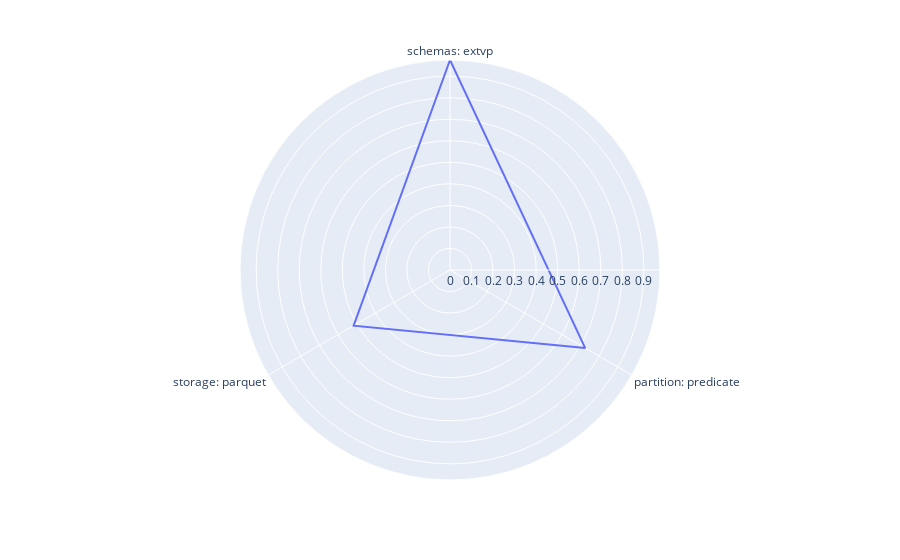

Notebook source saved alongside this figure:
### Markdown cell above
<small>Ranking over one dimension is insufficient when it counts multiple dimensions. The presence of trade-offs reduces the accuracy of single dimension ranking functions which could be seen in the radar plot below.</small><br><br>
<small>This method returns a radar chart that shows the presence of trade-offs by using the single dimension ranking criterion that reduces the accuracy of the other dimensions</small>

### Code cell
# This example shows a figure of the top configuration of ranking by schema is optimized towards its dimension only, ignoring the other two dimension.
from Rank import SDRank
SDRank(config_watdiv, logs_watdiv, '100M', 'schemas').plotRadar()

### Figure 1 — Plotly figure (JSON) as saved in the notebook; plotly's stock layout.template omitted (floating-point values rounded to 4 significant figures)
{"data": [{"hovertemplate": "r=%{r}<br>theta=%{theta}<extra></extra>", "legendgroup": "", "line": {"color": "#636efa", "dash": "solid"}, "marker": {"symbol": "circle"}, "mode": "lines", "name": "", "r": [0.975, 0.725, 0.5167, 0.975], "showlegend": false, "subplot": "polar", "theta": ["schemas: extvp", "partition: predicate", "storage: parquet", "schemas: extvp"], "type": "scatterpolar"}], "layout": {"legend": {"tracegroupgap": 0}, "margin": {"t": 60}, "polar": {"angularaxis": {"direction": "clockwise", "rotation": 90}, "domain": {"x": [0, 1], "y": [0, 1]}}}}
